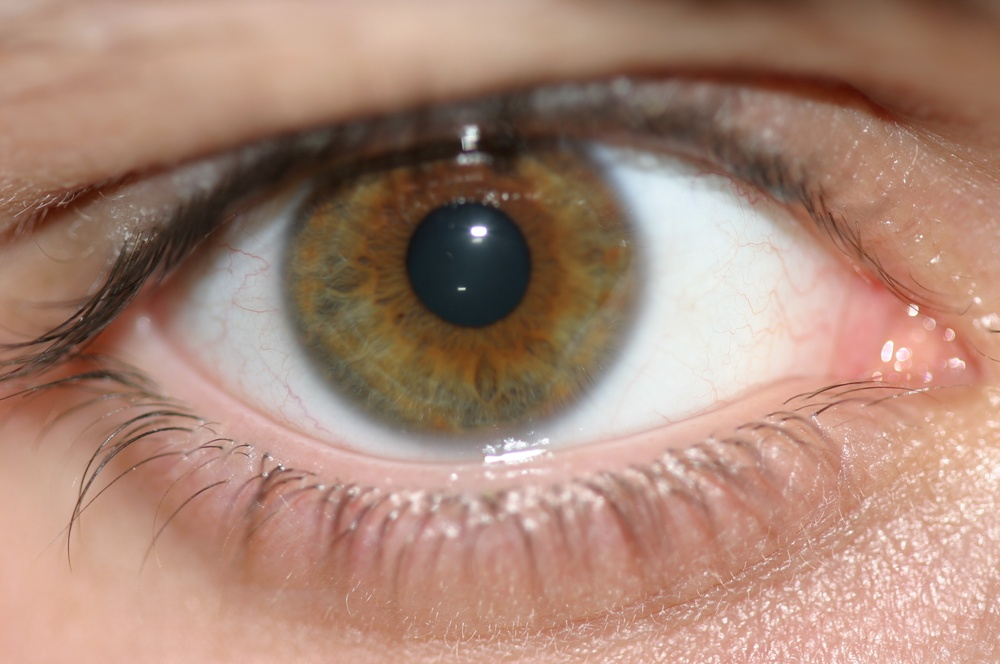
#> input picture data/041/IMG_041_L_3.JPG, 1000 x 664 px, shrunk from 2048 x 1360 before the run
$ python Klaudia.py
#> lines starting #> are read from the running program, lines starting #| are printed output that depends on the picture; after the words box and inside, x2 and y2 are one past the last pixel; in counts of white or black regions, pixels touching at a corner belong together; long printed decimals are rounded
from PIL import Image
import numpy as np
import matplotlib.pyplot as plt
import matplotlib.colors as mcolors
from scipy import ndimage
import cv2
import math

class IrisSegmentation:
    def __init__(self, image_path):
        self.image = Image.open(image_path).convert("RGB")
        self.img_array = np.array(self.image)
        self.processed_img = self.img_array.copy()
        self.gray_img = None
        self.binary_pupil = None
        self.binary_iris = None
        self.pupil_center = None
        self.pupil_radius = None
        self.iris_radius = None
        self.unwrapped_iris = None
        self.height, self.width = self.img_array.shape[:2]

    def to_grayscale(self):
        """Convert image to grayscale using luminosity method"""
        R, G, B = self.img_array[:, :, 0], self.img_array[:, :, 1], self.img_array[:, :, 2]
        self.gray_img = (0.299 * R + 0.587 * G + 0.114 * B).astype(np.uint8)
        return self.gray_img

    def compute_threshold(self, X_I=2.0, X_P=3.0):
        """Compute thresholds for iris and pupil binarization"""
        if self.gray_img is None:
            self.to_grayscale()

        P = np.mean(self.gray_img)
        return int(P/X_I), int(P/X_P)

    def binarize_pupil(self, threshold=None, X_P=3.0):
        """Binarize the image to isolate the pupil"""
        if self.gray_img is None:
            self.to_grayscale()

        if threshold is None:
            _, threshold = self.compute_threshold(X_P=X_P)

        self.binary_pupil = np.where(self.gray_img < threshold, 255, 0).astype(np.uint8)
        return self.binary_pupil

    def binarize_iris(self, threshold=None, X_I=2.0):
        """Binarize the image to isolate the iris"""
        if self.gray_img is None:
            self.to_grayscale()

        if threshold is None:
            threshold, _ = self.compute_threshold(X_I=X_I)

        self.binary_iris = np.where(self.gray_img < threshold, 255, 0).astype(np.uint8)
        return self.binary_iris

    def detect_pupil(self):
        """Detect pupil boundary using morphological operations and projections"""
        if self.binary_pupil is None:
            self.binarize_pupil()

        # Apply morphological operations to clean up the binary image
        # First close to fill holes within pupil
        kernel = cv2.getStructuringElement(cv2.MORPH_ELLIPSE, (5, 5))
        closed = cv2.morphologyEx(self.binary_pupil, cv2.MORPH_CLOSE, kernel)

        # Then open to remove small noise
        kernel = cv2.getStructuringElement(cv2.MORPH_ELLIPSE, (3, 3))
        opened = cv2.morphologyEx(closed, cv2.MORPH_OPEN, kernel)

        # Find connected components (blobs)
        num_labels, labels, stats, centroids = cv2.connectedComponentsWithStats(opened, connectivity=8)

        # Assuming the pupil is the largest dark blob (excluding background which is label 0)
        largest_blob = 1
        largest_area = 0

        for i in range(1, num_labels):  # Skip background (label 0)
            area = stats[i, cv2.CC_STAT_AREA]
            if area > largest_area:
                largest_area = area
                largest_blob = i

        # Create a mask for the largest blob (pupil)
        pupil_mask = np.zeros_like(labels, dtype=np.uint8)
        pupil_mask[labels == largest_blob] = 255

        # Find contours in the pupil mask
        contours, _ = cv2.findContours(pupil_mask, cv2.RETR_EXTERNAL, cv2.CHAIN_APPROX_SIMPLE)

        if contours:
            # Find the largest contour which should be the pupil
            largest_contour = max(contours, key=cv2.contourArea)

            # Fit circle to pupil contour
            (x, y), radius = cv2.minEnclosingCircle(largest_contour)
            self.pupil_center = (int(x), int(y))
            self.pupil_radius = int(radius)

            return self.pupil_center, self.pupil_radius
        else:
            # Fallback method using projections if contour detection fails
            return self._detect_pupil_with_projections()

    # [31 lines left out: function _detect_pupil_with_projections, not called in this run]

    def detect_iris(self):
        """Detect iris boundary using the pupil center and edge detection"""
        if self.pupil_center is None or self.pupil_radius is None:
            self.detect_pupil()

        if self.binary_iris is None:
            self.binarize_iris()

        # Create a mask to focus on the region around the pupil
        mask = np.zeros_like(self.gray_img)

        # Calculate maximum possible iris radius (typically 4-5 times pupil radius but limited by image boundaries)
        max_distance = min(
            self.pupil_center[0],
            self.pupil_center[1],
            self.width - self.pupil_center[0],
            self.height - self.pupil_center[1],
            int(4.5 * self.pupil_radius)  # Max expected iris radius
        )

        # Apply edge detection
        edges = cv2.Canny(self.gray_img, 30, 70)

        # Create a circular mask for the region of interest
        y, x = np.ogrid[:self.height, :self.width]
        dist_from_center = np.sqrt((x - self.pupil_center[0])**2 + (y - self.pupil_center[1])**2)

        # Focus on the ring between pupil boundary and max_distance
        mask = np.logical_and(
            dist_from_center >= self.pupil_radius + 5,  # Stay outside pupil
            dist_from_center <= max_distance
        ).astype(np.uint8) * 255

        # Apply mask to the edge image
        masked_edges = cv2.bitwise_and(edges, edges, mask=mask)

        # Use Hough Circle transform to find the iris boundary
        circles = cv2.HoughCircles(
            masked_edges,
            cv2.HOUGH_GRADIENT,
            dp=1,
            minDist=self.pupil_radius*2,
            param1=30,
            param2=20,
            minRadius=int(self.pupil_radius*1.5),
            maxRadius=int(self.pupil_radius*4)
        )

        if circles is not None:
            circles = np.uint16(np.around(circles))
            for i in circles[0, :]:
                i = i.astype(np.float64)
                # Take the first circle that has its center close to the pupil center
                center_dist = np.sqrt((i[0] - self.pupil_center[0])**2 + (i[1] - self.pupil_center[1])**2)
                if center_dist < self.pupil_radius:  # Centers should be very close
                    self.iris_radius = i[2]
                    return self.pupil_center, self.iris_radius

        # Fallback: estimate iris radius based on average proportions if Hough fails
        self.iris_radius = int(self.pupil_radius * 3.2)  # Typical ratio
        return self.pupil_center, self.iris_radius

    def unwrap_iris(self, radial_resolution=80, angular_resolution=360):
        """Unwrap the iris to a rectangular representation"""
        if self.pupil_center is None or self.pupil_radius is None or self.iris_radius is None:
            self.detect_iris()

        if self.gray_img is None:
            self.to_grayscale()

        # Create the unwrapped representation
        unwrapped = np.zeros((radial_resolution, angular_resolution), dtype=np.uint8)

        center_x, center_y = self.pupil_center

        for i in range(angular_resolution):
            theta = 2.0 * math.pi * i / angular_resolution
            for j in range(radial_resolution):
                # Map j to a radius between pupil_radius and iris_radius
                r = self.pupil_radius + (self.iris_radius - self.pupil_radius) * j / radial_resolution

                # Convert to Cartesian coordinates
                x = int(center_x + r * math.cos(theta))
                y = int(center_y + r * math.sin(theta))

                # Check if the point is within the image boundaries
                if 0 <= x < self.width and 0 <= y < self.height:
                    unwrapped[j, i] = self.gray_img[y, x]

        self.unwrapped_iris = unwrapped
        return unwrapped

    def visualize_segmentation(self):
        """Visualize the segmentation results"""
        if self.pupil_center is None or self.pupil_radius is None or self.iris_radius is None:
            self.detect_iris()

        # Make a color copy of the original image for drawing
        visualization = self.img_array.copy()

        # Draw pupil boundary
        cv2.circle(
            visualization,
            self.pupil_center,
            self.pupil_radius,
            (0, 255, 0),
            2
        )

        # Draw iris boundary
        cv2.circle(
            visualization,
            self.pupil_center,
            int(self.iris_radius),
            (255, 0, 0),
            2
        )

        # Draw center point
        cv2.circle(
            visualization,
            self.pupil_center,
            2,
            (0, 0, 255),
            -1
        )

        return visualization

    # [11 lines left out: functions save_unwrapped_iris, save_segmentation, not called in this run]

    def generate_iris_code(self, radial_bands=8, frequency=0.5):
        """Generate binary iris code using Gabor wavelet transform"""
        if self.unwrapped_iris is None:
            self.unwrap_iris()

        sigma = 0.5 * math.pi * frequency

        band_height = self.unwrapped_iris.shape[0] // radial_bands
        code = np.zeros((radial_bands, self.unwrapped_iris.shape[1] * 2), dtype=np.uint8)

        for band in range(radial_bands):
            start = band * band_height
            end = (band + 1) * band_height if band < radial_bands - 1 else self.unwrapped_iris.shape[0]
            strip = self.unwrapped_iris[start:end, :]

            # Average over the strip to get a 1D signal
            signal = np.mean(strip, axis=0)

            # Apply 1D Gabor filter
            t = np.linspace(-np.pi, np.pi, len(signal))

            # Using corrected formula for sigma
            gabor_real = np.exp(-t**2 / (2 * sigma**2)) * np.cos(2 * np.pi * frequency * t)
            gabor_imag = np.exp(-t**2 / (2 * sigma**2)) * np.sin(2 * np.pi * frequency * t)

            filtered_real = np.convolve(signal, gabor_real, mode='same')
            filtered_imag = np.convolve(signal, gabor_imag, mode='same')

            # Binarize based on sign of real and imaginary parts
            real_binary = (filtered_real > 0).astype(np.uint8)
            imag_binary = (filtered_imag > 0).astype(np.uint8)

            # Store both parts in the code
            code[band, :signal.shape[0]] = real_binary
            code[band, signal.shape[0]:] = imag_binary

        self.iris_code = code
        return code

    # [15 lines left out: function visualize_iris_code, not called in this run]

    def hamming_distance(self, other_code):
        """Calculate Hamming distance between two iris codes"""
        if self.iris_code is None:
            self.generate_iris_code()

        if other_code is None:
            raise ValueError("Other code must be provided for Hamming distance calculation.")

        if self.iris_code.shape != other_code.shape:
            raise ValueError("Iris codes must be of the same size for Hamming distance calculation.")

        # hamming distance
        return np.sum(self.iris_code != other_code) / np.prod(self.iris_code.shape)

class IrisSegmenter:
    def __init__(self):
        pass

    def prep(self, segmentation, X_I=2.2, X_P=5.3):
        segmentation.to_grayscale()
        iris_threshold, pupil_threshold = segmentation.compute_threshold(X_I=X_I, X_P=X_P)
        segmentation.binarize_pupil(pupil_threshold)
        segmentation.binarize_iris(iris_threshold)
        segmentation.detect_pupil()
        segmentation.detect_iris()
        segmentation.unwrap_iris()
        segmented = segmentation.visualize_segmentation()
        plt.figure(figsize=(10, 10))
        plt.imshow(segmented)
        plt.title("Segmented Iris")
        plt.axis('off')
        plt.tight_layout()
        plt.show()
        return segmentation

    def compare_iris_codes(self, segmentation, iris_code1, iris_code2):
        plt.figure(figsize=(12, 8))
        plt.subplot(2, 1, 1)
        plt.imshow(iris_code1, cmap='gray', interpolation='nearest', aspect='auto')
        plt.title("Iris Code 1")
        plt.xlabel("Angular bits (real + imag)")
        plt.ylabel("Radial bands")
        plt.xticks([])
        plt.yticks([])
        plt.grid(False)
        plt.subplot(2, 1, 2)
        plt.imshow(iris_code2, cmap='gray', interpolation='nearest', aspect='auto')
        plt.title("Iris Code 2")
        plt.xlabel("Angular bits (real + imag)")
        plt.ylabel("Radial bands")
        plt.xticks([])
        plt.yticks([])
        plt.grid(False)
        plt.tight_layout()
        plt.show()

        # plot the differences
        diff = np.abs(iris_code1 - iris_code2)
        cmap = mcolors.ListedColormap(['white', 'salmon'])
        plt.figure(figsize=(10, 5))
        plt.imshow(diff, cmap=cmap, interpolation='nearest', aspect='auto')
        plt.title("Iris Code Differences")
        plt.xlabel("Angular bits (real + imag)")
        plt.ylabel("Radial bands")
        plt.xticks([])
        plt.yticks([])
        plt.grid(False)
        plt.tight_layout()
        plt.show()

        dist = segmentation.hamming_distance(iris_code2)
        print(f"Hamming distance: {dist}")
        if dist < 0.25:
            print("Iris codes are similar.")
        else:
            print("Iris codes are different.")


def main():
    # [76 lines of commented-out code are left out]


    path1 = "data/041/IMG_041_L_3.JPG"
    path2 = "data/041/IMG_041_R_6.JPG"

    segmenter = IrisSegmenter()

    segmentation = segmenter.prep(IrisSegmentation(path1), X_I=1.9, X_P=4.9)
#> in __init__, self.image is the input picture: PIL image 1000x664 RGB; mean R, G, B 169.3, 135, 119
#> in compute_threshold, `P = np.mean(self.gray_img)`: P = 142.9
#> in prep, `iris_threshold, pupil_threshold = segmentation.compute_threshold(X_I=X..`: iris_threshold = 75; pupil_threshold = 29
#> in detect_pupil, `num_labels, labels, stats, centroids = cv2.connectedComponentsWithStat..`: num_labels = 18; stats = 18 rows, first 6: [0, 0, 1000, 664, 660539], [481, 139, 36, 20, 427], [405, 147, 32, 17, 287], [318, 151, 12, 11, 84], [366, 154, 27, 14, 245], [266, 157, 31, 25, 344]; centroids = 18 rows, first 8: [500, 332.1], [498.8, 148.6], [419.1, 154.9], [323.8, 155.8], [380.8, 161.3], [281.1, 169.4], [357, 167.8], [334.7, 181.2]
#> the loop in detect_pupil, `for i in range(1, num_labels):` made 17 passes
#> (area, largest_area) on passes 1, 8: (427, 427), (1354, 1354)
#> after the loop in detect_pupil, `for i in range(1, num_labels):`: largest_area = 1354; largest_blob = 8
#> in detect_iris, `circles = cv2.HoughCircles( masked_edges, cv2.HOUGH_GRADIENT, dp=1, mi..`: circles = [[439.5, 270.5, 195.4], [386.5, 372.5, 88.8], [527.5, 321.5, 128.2], [351.5, 186.5, 116.8], [252.5, 392.5, 133.2]]
#> in detect_iris, `circles = np.uint16(np.around(circles))`: circles = [[440, 270, 195], [386, 372, 89], [528, 322, 128], [352, 186, 117], [252, 392, 133]]
#> the loop in detect_iris, `for i in circles[0, :]:` made 1 pass
#> (i, center_dist, self.iris_radius) on pass 1: ([440, 270, 195], 15.3, 195)
    iris_code = segmentation.generate_iris_code()

    segmentation2 = segmenter.prep(IrisSegmentation(path2), X_I=2.1, X_P=5.2)
#> call 2 of __init__, with image_path = 'data/041/IMG_041_R_6.JPG'
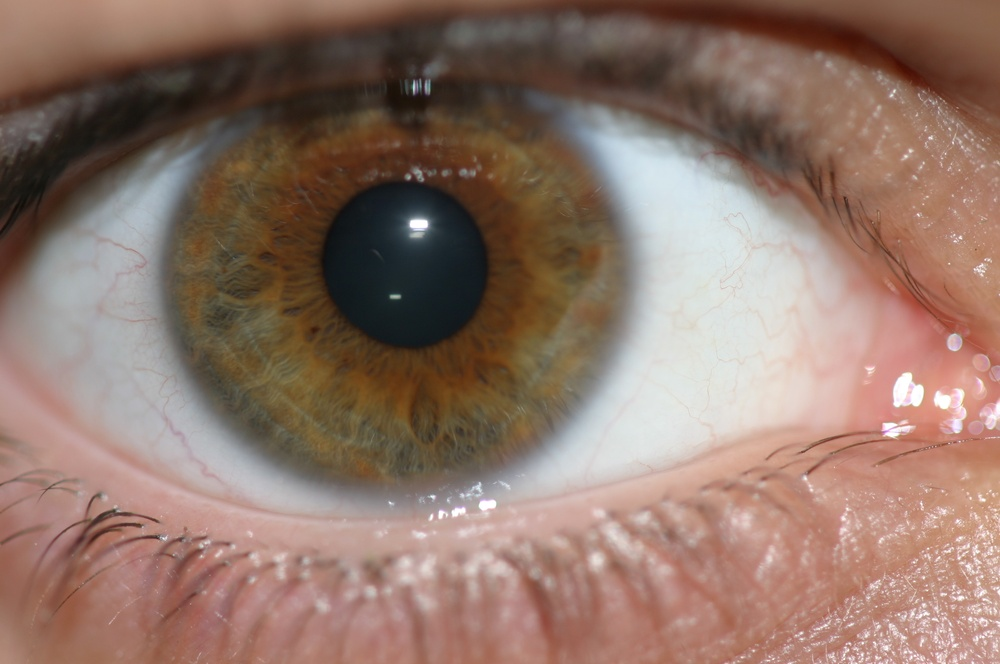
#> input picture data/041/IMG_041_R_6.JPG, 1000 x 664 px, shrunk from 2048 x 1360 before the run
#> in __init__, self.image is the input picture: PIL image 1000x664 RGB; mean R, G, B 143.3, 116.8, 104.8
#> in detect_pupil (call 2), `num_labels, labels, stats, centroids = cv2.connectedComponentsWithStat..`: num_labels = 16; stats = 16 rows, first 6: [0, 0, 1000, 664, 659653], [388, 83, 37, 25, 461], [180, 98, 12, 10, 79], [123, 106, 22, 25, 286], [87, 135, 7, 9, 35], [11, 177, 37, 40, 464]; centroids = 16 rows, first 8: [500.7, 332.3], [401.7, 97.35], [185.3, 102.1], [133.3, 117.7], [89.37, 139], [29.74, 193.3], [343.3, 245.7], [447.6, 198.6]
#> the loop in detect_pupil (call 2), `for i in range(1, num_labels):` made 15 passes
#> (area, largest_area) on passes 1, 5, 6: (461, 461), (464, 464), (2435, 2435)
#> the loop in detect_iris (call 2), `for i in circles[0, :]:` made 1 pass
#> (i, center_dist, self.iris_radius) on pass 1: ([428, 248, 195], 56, 195)
    iris_code2 = segmentation2.generate_iris_code()

    # visual iris code differences
    segmenter.compare_iris_codes(segmentation, iris_code, iris_code2)
#> in compare_iris_codes, `plt.show()`:
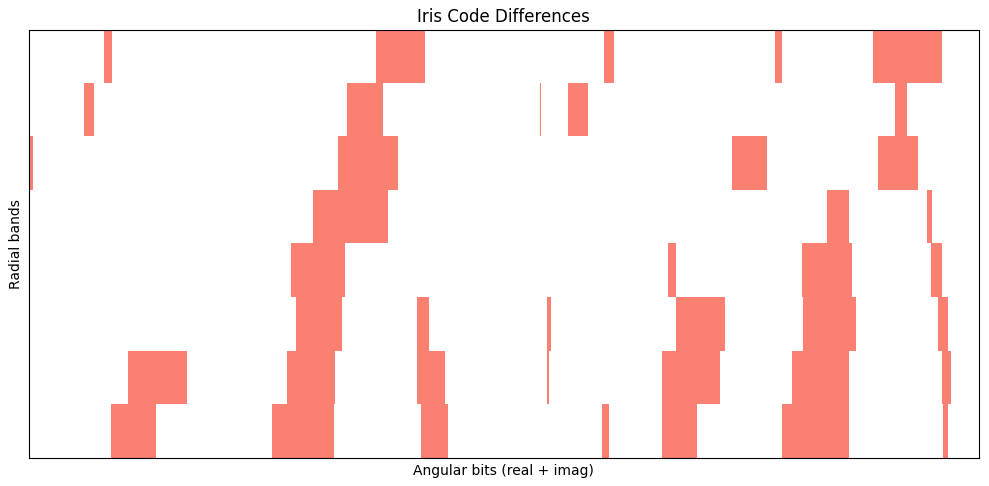
#> figure drawn by matplotlib, 1 panel
#> in compare_iris_codes, `dist = segmentation.hamming_distance(iris_code2)`: dist = 0.301
#| Hamming distance: 0.3014

    ## teraz z innym okiem
    path3 = "test_eye.JPG"

    segmentation3 = segmenter.prep(IrisSegmentation(path3), X_I=2.2, X_P=5.3)
#> call 3 of __init__, with image_path = 'test_eye.JPG'
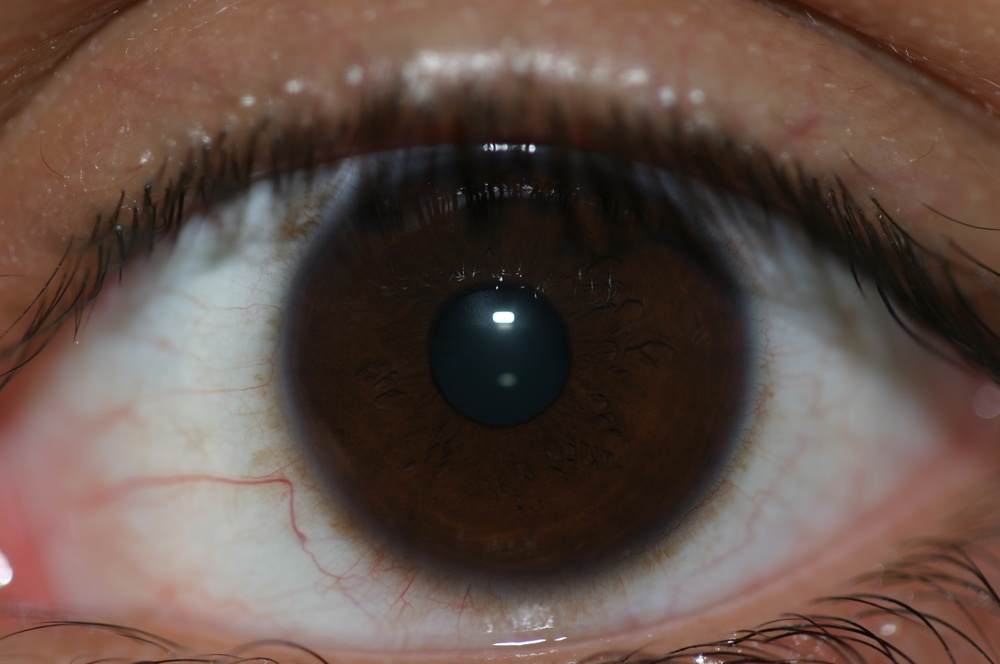
#> input picture test_eye.JPG, 1000 x 664 px, shrunk from 2048 x 1360 before the run
#> in __init__, self.image is the input picture: PIL image 1000x664 RGB; mean R, G, B 97.8, 78.7, 70.6
#> in to_grayscale (call 3), `R, G, B = self.img_array[:, :, 0], self.img_array[:, :, 1], self.img_a..`:
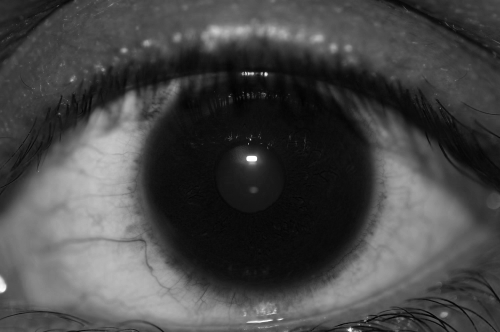
#> B: shape (664, 1000) (shown at 1/2 size); min 0, max 255, mean 70.6
#> in detect_pupil (call 3), `num_labels, labels, stats, centroids = cv2.connectedComponentsWithStat..`: num_labels = 29; stats = 29 rows, first 6: [0, 0, 1000, 664, 649920], [452, 156, 80, 81, 2959], [530, 162, 54, 90, 1791], [585, 166, 65, 101, 2752], [425, 170, 10, 16, 81], [181, 194, 3, 3, 5]; centroids = 29 pairs, first value 181 to 991.7, second value 177.5 to 631.8
#> in detect_iris (call 3), `masked_edges = cv2.bitwise_and(edges, edges, mask=mask)`:
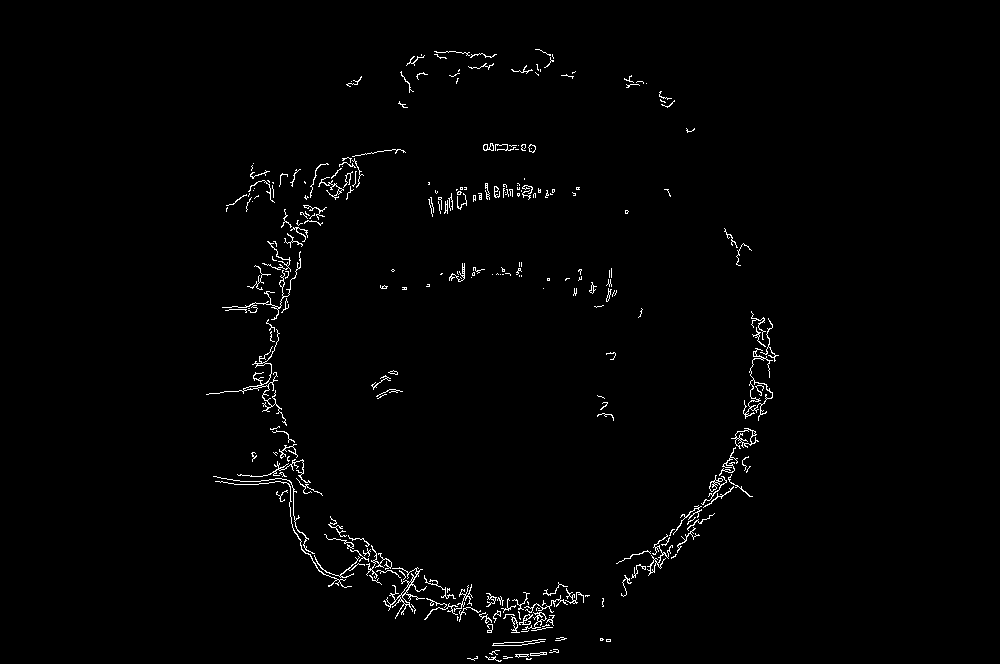
#> masked_edges: shape (664, 1000); 1.3% white in thin lines or dots, all inside (x1, y1, x2, y2) = (206, 49, 779, 662)
#> in detect_iris (call 3), `circles = cv2.HoughCircles( masked_edges, cv2.HOUGH_GRADIENT, dp=1, mi..`: circles = [[517.5, 360.5, 246.6], [414.5, 476.5, 129.2], [230.5, 196.5, 286.1], [255.5, 602.5, 127.3], [435.5, 231.5, 182], [260.5, 345.5, 136.5], [756.5, 602.5, 113.1], [636.5, 194.5, 117]]
#> in detect_iris (call 3), `circles = np.uint16(np.around(circles))`: circles = [[518, 360, 247], [414, 476, 129], [230, 196, 286], [256, 602, 127], [436, 232, 182], [260, 346, 136], [756, 602, 113], [636, 194, 117]]
#> the loop in detect_iris (call 3), `for i in circles[0, :]:` made 1 pass
#> (i, center_dist, self.iris_radius) on pass 1: ([518, 360, 247], 21.84, 247)
    iris_code3 = segmentation3.generate_iris_code()
    segmenter.compare_iris_codes(segmentation, iris_code, iris_code3)
#| Hamming distance: 0.2694

if __name__ == "__main__":
    main()
